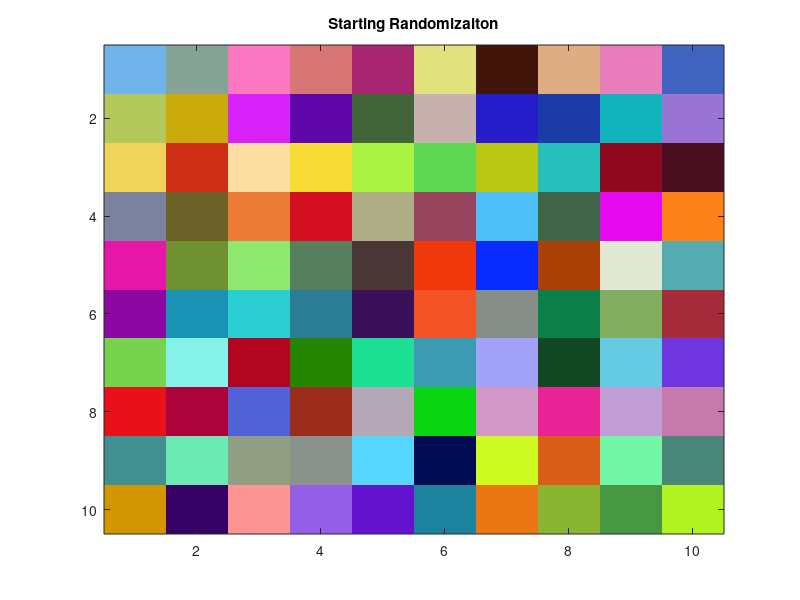

Here is the MATLAB script that generated this plot: (Note: this script raises an error after producing the figure.)
%*****************************************************************************************%
%*************** Final Project - Simulated Annealing Image Processing ********************%
% Jonathan Shipley
% Scientific Modeling
% 4/28/17
% Description: This program creates an image of random static. Each "pixel" will have a 
%		RGB color value that ranges from 0 to 1. So many colors are possible. This 
%		program will then sort that random image using simulated annealing.
%		Each pixel will have a "heat" value associated with its color, the brighter the color,
%		the higher the head value. When two pixels are next to each other, there is a chance
% 		that the pixel changes its neighbor's color based on its 'heat' value and the overall
%		'energy' of the system. When temperature is high, there is a greater chance that pixels
%		will act outside of the usual switch cases. This prevents 'hot' colors from winning
%		right from the start. Let's see which colors wins. 
%*****************************************************************************************%
%*****************************************************************************************%

% clear previous runs
clear;

Msize = 10;
M = rand(Msize, Msize, 3);
image(M);
title('Starting Randomizaiton');
% corresponding starting temp value corresponds to the color of the randomized image.
InitialCost = getEnergy(Msize, M)
cost = InitialCost;
temperatureInitial = InitialCost;
temp = temperatureInitial;

while temp > 0.5 * temperatureInitial
	for k = 1:100
		for a = 1:Msize
			for b=1:Msize	
				% swap two neighboring pixels
				randX = randi(0:1);	% generates rand 0 or 1
				randY = randi(0:1);
				c = a + randX;
				d = b + randY;
				if c <= Msize && d <= Msize
					MNew = M;
					MNew(a, b, :) = MNew(c, d, :);
					MNew(c, d, :) = MNew(a, b, :);
					costNew = getEnergy(Msize, MNew);
					dCost = costNew - cost;
					if dCost < 0 || exp(-dCost/temp) > rand
						M = MNew;
						cost = costNew;
					end
					image(M);
					drawnow();
				end
			end
		end
	end
	temp *= 0.90 * temp;
	cost = getEnergy(Msize, M);
end

